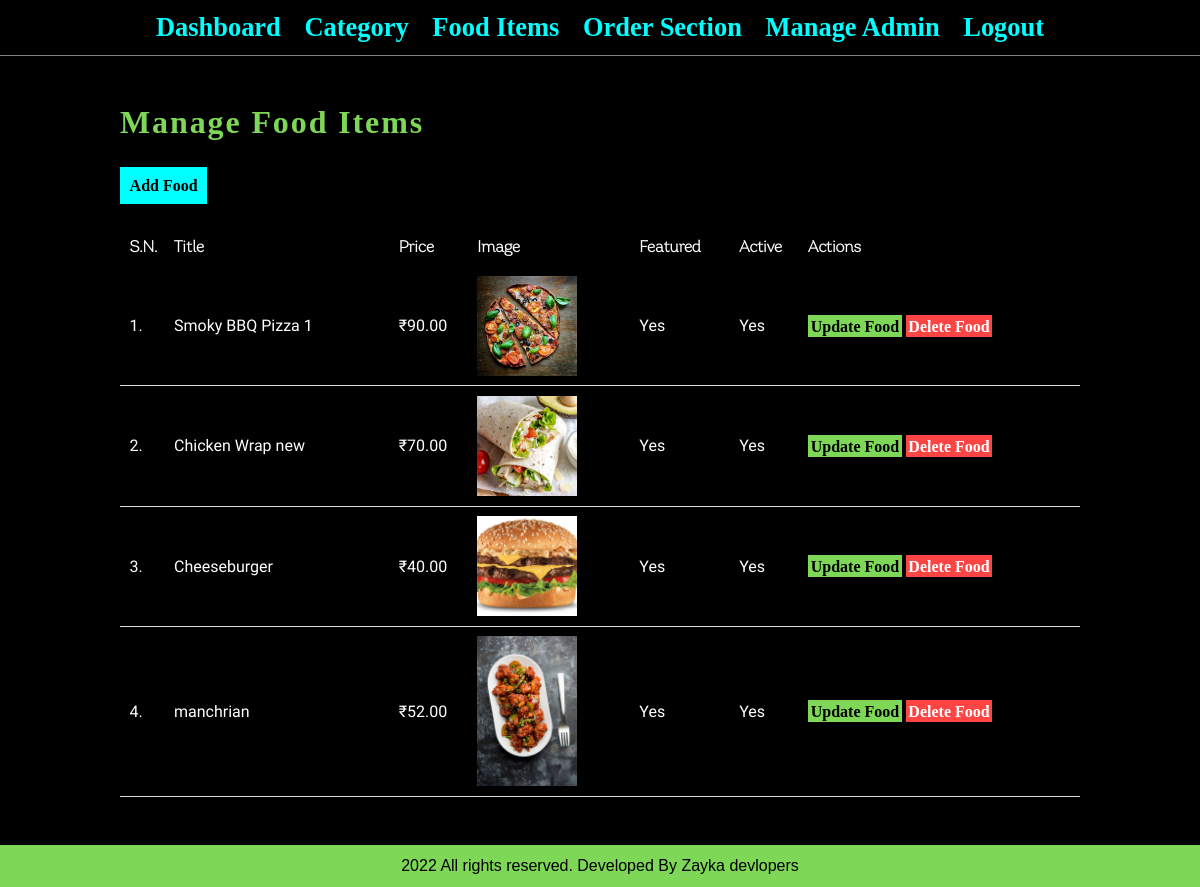
The page /admin/manage-food.php (signed in) on the database its author committed.
### tables this page shows
CREATE TABLE `tbl_food` (
  `id` int(10) UNSIGNED NOT NULL,
  `title` varchar(100) NOT NULL,
  `description` text NOT NULL,
  `price` decimal(10,2) NOT NULL,
  `image_name` varchar(255) NOT NULL,
  `category_id` int(10) UNSIGNED NOT NULL,
  `featured` varchar(10) NOT NULL,
  `active` varchar(10) NOT NULL
);

### admin/manage-food.php (the view, shortened to what this page needs)
<?php include('partials/menu.php');?>
<body style="background-color:black; color:white;">
    <link rel="stylesheet" href="admin.css">
    <div class="main-content">
        <div class="wrapper">
            <h1 style="  font-family: logofont;  color:#7ed756; letter-spacing: 0.5mm;">Manage Food Items</h1>
            <br /><br />
            <a href="<?php echo SITEURL; ?>admin/add-food.php" class="btn-primary" style="font-family: taglinefont;">Add Food</a>
            <br /><br /><br />
            <table class="tbl-full">
                <tr>
                    <th>S.N.</th>
                    <th>Title</th>
                    <th>Price</th>
                    <th>Image</th>
                    <th>Featured</th>
                    <th>Active</th>
                    <th>Actions</th>
                </tr>
                <?php
                $sql = "SELECT * FROM tbl_food";
                $res = mysqli_query($conn, $sql);
                $count = mysqli_num_rows($res);
                $sn = 1;
                if ($count > 0) {
                    while ($row = mysqli_fetch_assoc($res)) {
                        $id = $row['id'];
                        $title = $row['title'];
                        $price = $row['price'];
                        $image_name = $row['image_name'];
                        $featured = $row['featured'];
                        $active = $row['active'];
                ?>
                        <tr>
                            <td><?php echo $sn++; ?>. </td>
                            <td><?php echo $title; ?></td>
                            <td>₹<?php echo $price; ?></td>
                            <td>
                                <?php
                                if ($image_name == "") {
                                    echo "<div class='error'>Image not Added.</div>";
                                } else {
                                ?>
                                    <img src="<?php echo SITEURL; ?>images/food/<?php echo $image_name; ?>" width="100px">
                                <?php
                                }
                                ?>
                            </td>
                            <td><?php echo $featured; ?></td>
                            <td><?php echo $active; ?></td>
                            <td>
                                <a href="<?php echo SITEURL; ?>admin/update-food.php?id=<?php echo $id; ?>" class="btn-secondary" style="font-family: taglinefont;">Update Food</a>
                                <a href="<?php echo SITEURL; ?>admin/delete-food.php?id=<?php echo $id; ?>&image_name=<?php echo $image_name; ?>" class="btn-danger" style="font-family: taglinefont;">Delete Food</a>
                            </td>
                        </tr>
                <?php
                    }
                } else {
                    echo "<tr> <td colspan='7' class='error'> Food not Added Yet. </td> </tr>";
                }
                ?>
            </table>
        </div>
    </div>
</body>
<?php include('partials/footer.php'); ?>

### css/admin.css (style rules this page uses)
* { margin: 0; padding: 0; font-family: Arial, Helvetica, sans-serif; }
.wrapper { padding: 1%; width: 80%; margin: 0 auto; }
.tbl-full { width: 100%; }
table { border-collapse: collapse; width: 100%; }
th, td { padding: 8px; text-align: left; border-bottom: 1px solid #ddd; }
table tr th { border-bottom: 1px solid black; padding: 1%; text-align: left; }
table tr td { padding: 1%; }
.btn-primary { background-color: #1e90ff; padding: 1%; color: white; text-decoration: none; font-weight: bold; }
.btn-secondary { background-color: #7bed9f; padding: 1%; color: black; text-decoration: none; font-weight: bold; }
.btn-danger { background-color: #ff6b81; padding: 1%; color: white; text-decoration: none; font-weight: bold; }
.main-content { background-color: black; padding: 3% 0; }

### admin/admin.css (style rules this page uses)
* { background-color:black ; color:white; margin: 0; padding: 0; font-family: Arial, Helvetica, sans-serif; }
.wrapper { padding: 1%; width: 80%; margin: 0 auto; }
.tbl-full { width: 100%; }
table { border-collapse: collapse; width: 100%; }
th { font-family: nancy; padding: 8px; text-align: left; border-bottom: 1px solid #ddd; }
td { font-family: 'Comfortaa', cursive; padding: 8px; text-align: left; border-bottom: 1px solid #ddd; }
table tr th { border-bottom: 1px solid black; padding: 1%; text-align: left; }
table tr td { padding: 1%; }
.btn-primary { background-color: aqua; padding: 1%; color: black; text-decoration: none; font-weight: bold; }
.btn-secondary { background-color: #7ed756; padding: 1%; color: black; text-decoration: none; font-weight: bold; }
.btn-danger { background-color: #ff4444; padding: 1%; color: white; text-decoration: none; font-weight: bold; }
.main-content { background-color: black; padding: 3% 0; }

### rows shown on the page
tbl_food: title "Smoky BBQ Pizza 1", price "90.00", image_name (picture), featured "Yes", active "Yes"
tbl_food: title "Chicken Wrap new", price "70.00", image_name (picture), featured "Yes", active "Yes"
tbl_food: title "Cheeseburger", price "40.00", image_name (picture), featured "Yes", active "Yes"
tbl_food: title "manchrian", price "52.00", image_name (picture), featured "Yes", active "Yes"
